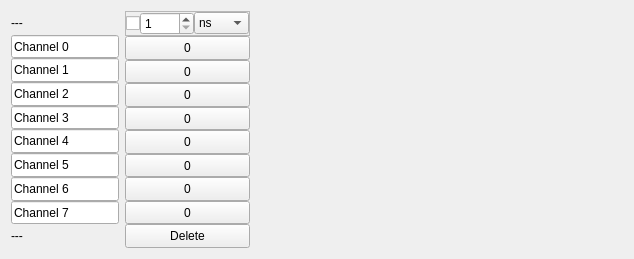
          <widget class="QWidget" name="DCol_2">
           <property name="geometry">
            <rect>
             <x>0</x>
             <y>0</y>
             <width>634</width>
             <height>259</height>
            </rect>
           </property>
           <property name="autoFillBackground">
            <bool>true</bool>
           </property>
           <layout class="QHBoxLayout" name="horizontalLayout">
            <item>
             <layout class="QVBoxLayout" name="verticalLayout_5">
              <property name="spacing">
               <number>0</number>
              </property>
              <item>
               <widget class="QLabel" name="label_5">
                <property name="sizePolicy">
                 <sizepolicy hsizetype="Fixed" vsizetype="Preferred">
                  <horstretch>0</horstretch>
                  <verstretch>1</verstretch>
                 </sizepolicy>
                </property>
                <property name="minimumSize">
                 <size>
                  <width>0</width>
                  <height>0</height>
                 </size>
                </property>
                <property name="text">
                 <string>---</string>
                </property>
               </widget>
              </item>
              <item>
               <widget class="QLineEdit" name="lineEdit">
                <property name="sizePolicy">
                 <sizepolicy hsizetype="Fixed" vsizetype="Preferred">
                  <horstretch>0</horstretch>
                  <verstretch>1</verstretch>
                 </sizepolicy>
                </property>
                <property name="contextMenuPolicy">
                 <enum>Qt::DefaultContextMenu</enum>
                </property>
                <property name="text">
                 <string>Channel 0</string>
                </property>
               </widget>
              </item>
              <item>
               <widget class="QLineEdit" name="lineEdit_2">
                <property name="sizePolicy">
                 <sizepolicy hsizetype="Fixed" vsizetype="Preferred">
                  <horstretch>0</horstretch>
                  <verstretch>1</verstretch>
                 </sizepolicy>
                </property>
                <property name="contextMenuPolicy">
                 <enum>Qt::DefaultContextMenu</enum>
                </property>
                <property name="text">
                 <string>Channel 1</string>
                </property>
               </widget>
              </item>
              <item>
               <widget class="QLineEdit" name="lineEdit_5">
                <property name="sizePolicy">
                 <sizepolicy hsizetype="Fixed" vsizetype="Preferred">
                  <horstretch>0</horstretch>
                  <verstretch>1</verstretch>
                 </sizepolicy>
                </property>
                <property name="contextMenuPolicy">
                 <enum>Qt::DefaultContextMenu</enum>
                </property>
                <property name="text">
                 <string>Channel 2</string>
                </property>
               </widget>
              </item>
              <item>
               <widget class="QLineEdit" name="lineEdit_3">
                <property name="sizePolicy">
                 <sizepolicy hsizetype="Fixed" vsizetype="Preferred">
                  <horstretch>0</horstretch>
                  <verstretch>1</verstretch>
                 </sizepolicy>
                </property>
                <property name="contextMenuPolicy">
                 <enum>Qt::DefaultContextMenu</enum>
                </property>
                <property name="text">
                 <string>Channel 3</string>
                </property>
               </widget>
              </item>
              <item>
               <widget class="QLineEdit" name="lineEdit_4">
                <property name="sizePolicy">
                 <sizepolicy hsizetype="Fixed" vsizetype="Preferred">
                  <horstretch>0</horstretch>
                  <verstretch>1</verstretch>
                 </sizepolicy>
                </property>
                <property name="contextMenuPolicy">
                 <enum>Qt::DefaultContextMenu</enum>
                </property>
                <property name="text">
                 <string>Channel 4</string>
                </property>
               </widget>
              </item>
              <item>
               <widget class="QLineEdit" name="lineEdit_8">
                <property name="sizePolicy">
                 <sizepolicy hsizetype="Fixed" vsizetype="Preferred">
                  <horstretch>0</horstretch>
                  <verstretch>1</verstretch>
                 </sizepolicy>
                </property>
                <property name="contextMenuPolicy">
                 <enum>Qt::DefaultContextMenu</enum>
                </property>
                <property name="text">
                 <string>Channel 5</string>
                </property>
               </widget>
              </item>
              <item>
               <widget class="QLineEdit" name="lineEdit_9">
                <property name="sizePolicy">
                 <sizepolicy hsizetype="Fixed" vsizetype="Preferred">
                  <horstretch>0</horstretch>
                  <verstretch>1</verstretch>
                 </sizepolicy>
                </property>
                <property name="contextMenuPolicy">
                 <enum>Qt::DefaultContextMenu</enum>
                </property>
                <property name="text">
                 <string>Channel 6</string>
                </property>
               </widget>
              </item>
              <item>
               <widget class="QLineEdit" name="lineEdit_10">
                <property name="sizePolicy">
                 <sizepolicy hsizetype="Fixed" vsizetype="Preferred">
                  <horstretch>0</horstretch>
                  <verstretch>1</verstretch>
                 </sizepolicy>
                </property>
                <property name="contextMenuPolicy">
                 <enum>Qt::DefaultContextMenu</enum>
                </property>
                <property name="text">
                 <string>Channel 7</string>
                </property>
               </widget>
              </item>
              <item>
               <widget class="QLabel" name="label_42">
                <property name="sizePolicy">
                 <sizepolicy hsizetype="Fixed" vsizetype="Preferred">
                  <horstretch>0</horstretch>
                  <verstretch>1</verstretch>
                 </sizepolicy>
                </property>
                <property name="minimumSize">
                 <size>
                  <width>0</width>
                  <height>0</height>
                 </size>
                </property>
                <property name="text">
                 <string>---</string>
                </property>
               </widget>
              </item>
             </layout>
            </item>
            <item>
             <layout class="QVBoxLayout" name="sequence_2">
              <property name="spacing">
               <number>0</number>
              </property>
              <item>
               <widget class="QFrame" name="frame_2">
                <property name="sizePolicy">
                 <sizepolicy hsizetype="Fixed" vsizetype="Preferred">
                  <horstretch>0</horstretch>
                  <verstretch>1</verstretch>
                 </sizepolicy>
                </property>
                <property name="minimumSize">
                 <size>
                  <width>0</width>
                  <height>0</height>
                 </size>
                </property>
                <property name="maximumSize">
                 <size>
                  <width>16777215</width>
                  <height>16777215</height>
                 </size>
                </property>
                <property name="frameShape">
                 <enum>QFrame::StyledPanel</enum>
                </property>
                <property name="frameShadow">
                 <enum>QFrame::Raised</enum>
                </property>
                <layout class="QHBoxLayout" name="horizontalLayout_19">
                 <property name="spacing">
                  <number>0</number>
                 </property>
                 <property name="sizeConstraint">
                  <enum>QLayout::SetDefaultConstraint</enum>
                 </property>
                 <property name="leftMargin">
                  <number>0</number>
                 </property>
                 <property name="topMargin">
                  <number>0</number>
                 </property>
                 <property name="rightMargin">
                  <number>0</number>
                 </property>
                 <property name="bottomMargin">
                  <number>0</number>
                 </property>
                 <item>
                  <widget class="QCheckBox" name="checkBox_2">
                   <property name="text">
                    <string/>
                   </property>
                  </widget>
                 </item>
                 <item>
                  <widget class="QSpinBox" name="duration">
                   <property name="sizePolicy">
                    <sizepolicy hsizetype="Preferred" vsizetype="Fixed">
                     <horstretch>1</horstretch>
                     <verstretch>0</verstretch>
                    </sizepolicy>
                   </property>
                   <property name="minimum">
                    <number>1</number>
                   </property>
                   <property name="maximum">
                    <number>1000</number>
                   </property>
                  </widget>
                 </item>
                 <item>
                  <widget class="QComboBox" name="comboBox_9">
                   <property name="maximumSize">
                    <size>
                     <width>55</width>
                     <height>16777215</height>
                    </size>
                   </property>
                   <item>
                    <property name="text">
                     <string>ns</string>
                    </property>
                   </item>
                   <item>
                    <property name="text">
                     <string>micro</string>
                    </property>
                   </item>
                   <item>
                    <property name="text">
                     <string>ms</string>
                    </property>
                   </item>
                   <item>
                    <property name="text">
                     <string>s</string>
                    </property>
                   </item>
                  </widget>
                 </item>
                </layout>
               </widget>
              </item>
              <item>
               <widget class="QPushButton" name="pushButton_18">
                <property name="sizePolicy">
                 <sizepolicy hsizetype="Minimum" vsizetype="Preferred">
                  <horstretch>0</horstretch>
                  <verstretch>1</verstretch>
                 </sizepolicy>
                </property>
                <property name="minimumSize">
                 <size>
                  <width>0</width>
                  <height>0</height>
                 </size>
                </property>
                <property name="maximumSize">
                 <size>
                  <width>16777215</width>
                  <height>16777215</height>
                 </size>
                </property>
                <property name="layoutDirection">
                 <enum>Qt::LeftToRight</enum>
                </property>
                <property name="autoFillBackground">
                 <bool>false</bool>
                </property>
                <property name="text">
                 <string>0</string>
                </property>
                <property name="checkable">
                 <bool>true</bool>
                </property>
               </widget>
              </item>
              <item>
               <widget class="QPushButton" name="pushButton_19">
                <property name="sizePolicy">
                 <sizepolicy hsizetype="Minimum" vsizetype="Preferred">
                  <horstretch>0</horstretch>
                  <verstretch>1</verstretch>
                 </sizepolicy>
                </property>
                <property name="minimumSize">
                 <size>
                  <width>0</width>
                  <height>0</height>
                 </size>
                </property>
                <property name="maximumSize">
                 <size>
                  <width>16777215</width>
                  <height>16777215</height>
                 </size>
                </property>
                <property name="layoutDirection">
                 <enum>Qt::LeftToRight</enum>
                </property>
                <property name="autoFillBackground">
                 <bool>false</bool>
                </property>
                <property name="text">
                 <string>0</string>
                </property>
                <property name="checkable">
                 <bool>true</bool>
                </property>
               </widget>
              </item>
              <item>
               <widget class="QPushButton" name="pushButton_20">
                <property name="sizePolicy">
                 <sizepolicy hsizetype="Minimum" vsizetype="Preferred">
                  <horstretch>0</horstretch>
                  <verstretch>1</verstretch>
                 </sizepolicy>
                </property>
                <property name="minimumSize">
                 <size>
                  <width>0</width>
                  <height>0</height>
                 </size>
                </property>
                <property name="maximumSize">
                 <size>
                  <width>16777215</width>
                  <height>16777215</height>
                 </size>
                </property>
                <property name="layoutDirection">
                 <enum>Qt::LeftToRight</enum>
                </property>
                <property name="autoFillBackground">
                 <bool>false</bool>
                </property>
                <property name="text">
                 <string>0</string>
                </property>
                <property name="checkable">
                 <bool>true</bool>
                </property>
               </widget>
              </item>
              <item>
               <widget class="QPushButton" name="pushButton_21">
                <property name="sizePolicy">
                 <sizepolicy hsizetype="Minimum" vsizetype="Preferred">
                  <horstretch>0</horstretch>
                  <verstretch>1</verstretch>
                 </sizepolicy>
                </property>
                <property name="minimumSize">
                 <size>
                  <width>0</width>
                  <height>0</height>
                 </size>
                </property>
                <property name="maximumSize">
                 <size>
                  <width>16777215</width>
                  <height>16777215</height>
                 </size>
                </property>
                <property name="layoutDirection">
                 <enum>Qt::LeftToRight</enum>
                </property>
                <property name="autoFillBackground">
                 <bool>false</bool>
                </property>
                <property name="text">
                 <string>0</string>
                </property>
                <property name="checkable">
                 <bool>true</bool>
                </property>
               </widget>
              </item>
              <item>
               <widget class="QPushButton" name="pushButton_22">
                <property name="sizePolicy">
                 <sizepolicy hsizetype="Minimum" vsizetype="Preferred">
                  <horstretch>0</horstretch>
                  <verstretch>1</verstretch>
                 </sizepolicy>
                </property>
                <property name="minimumSize">
                 <size>
                  <width>0</width>
                  <height>0</height>
                 </size>
                </property>
                <property name="maximumSize">
                 <size>
                  <width>16777215</width>
                  <height>16777215</height>
                 </size>
                </property>
                <property name="layoutDirection">
                 <enum>Qt::LeftToRight</enum>
                </property>
                <property name="autoFillBackground">
                 <bool>false</bool>
                </property>
                <property name="text">
                 <string>0</string>
                </property>
                <property name="checkable">
                 <bool>true</bool>
                </property>
               </widget>
              </item>
              <item>
               <widget class="QPushButton" name="pushButton_23">
                <property name="sizePolicy">
                 <sizepolicy hsizetype="Minimum" vsizetype="Preferred">
                  <horstretch>0</horstretch>
                  <verstretch>1</verstretch>
                 </sizepolicy>
                </property>
                <property name="minimumSize">
                 <size>
                  <width>0</width>
                  <height>0</height>
                 </size>
                </property>
                <property name="maximumSize">
                 <size>
                  <width>16777215</width>
                  <height>16777215</height>
                 </size>
                </property>
                <property name="layoutDirection">
                 <enum>Qt::LeftToRight</enum>
                </property>
                <property name="autoFillBackground">
                 <bool>false</bool>
                </property>
                <property name="text">
                 <string>0</string>
                </property>
                <property name="checkable">
                 <bool>true</bool>
                </property>
               </widget>
              </item>
              <item>
               <widget class="QPushButton" name="pushButton_24">
                <property name="sizePolicy">
                 <sizepolicy hsizetype="Minimum" vsizetype="Preferred">
                  <horstretch>0</horstretch>
                  <verstretch>1</verstretch>
                 </sizepolicy>
                </property>
                <property name="minimumSize">
                 <size>
                  <width>0</width>
                  <height>0</height>
                 </size>
                </property>
                <property name="maximumSize">
                 <size>
                  <width>16777215</width>
                  <height>16777215</height>
                 </size>
                </property>
                <property name="layoutDirection">
                 <enum>Qt::LeftToRight</enum>
                </property>
                <property name="autoFillBackground">
                 <bool>false</bool>
                </property>
                <property name="text">
                 <string>0</string>
                </property>
                <property name="checkable">
                 <bool>true</bool>
                </property>
               </widget>
              </item>
              <item>
               <widget class="QPushButton" name="pushButton_25">
                <property name="sizePolicy">
                 <sizepolicy hsizetype="Minimum" vsizetype="Preferred">
                  <horstretch>0</horstretch>
                  <verstretch>1</verstretch>
                 </sizepolicy>
                </property>
                <property name="minimumSize">
                 <size>
                  <width>0</width>
                  <height>0</height>
                 </size>
                </property>
                <property name="maximumSize">
                 <size>
                  <width>16777215</width>
                  <height>16777215</height>
                 </size>
                </property>
                <property name="layoutDirection">
                 <enum>Qt::LeftToRight</enum>
                </property>
                <property name="autoFillBackground">
                 <bool>false</bool>
                </property>
                <property name="text">
                 <string>0</string>
                </property>
                <property name="checkable">
                 <bool>true</bool>
                </property>
               </widget>
              </item>
              <item>
               <widget class="QPushButton" name="pushButton_26">
                <property name="sizePolicy">
                 <sizepolicy hsizetype="Minimum" vsizetype="Preferred">
                  <horstretch>0</horstretch>
                  <verstretch>1</verstretch>
                 </sizepolicy>
                </property>
                <property name="minimumSize">
                 <size>
                  <width>0</width>
                  <height>0</height>
                 </size>
                </property>
                <property name="maximumSize">
                 <size>
                  <width>16777215</width>
                  <height>16777215</height>
                 </size>
                </property>
                <property name="layoutDirection">
                 <enum>Qt::LeftToRight</enum>
                </property>
                <property name="autoFillBackground">
                 <bool>false</bool>
                </property>
                <property name="text">
                 <string>Delete</string>
                </property>
                <property name="checkable">
                 <bool>false</bool>
                </property>
               </widget>
              </item>
             </layout>
            </item>
            <item>
             <spacer name="horizontalSpacer_6">
              <property name="orientation">
               <enum>Qt::Horizontal</enum>
              </property>
              <property name="sizeType">
               <enum>QSizePolicy::Expanding</enum>
              </property>
              <property name="sizeHint" stdset="0">
               <size>
                <width>40</width>
                <height>20</height>
               </size>
              </property>
             </spacer>
            </item>
           </layout>
          </widget>
